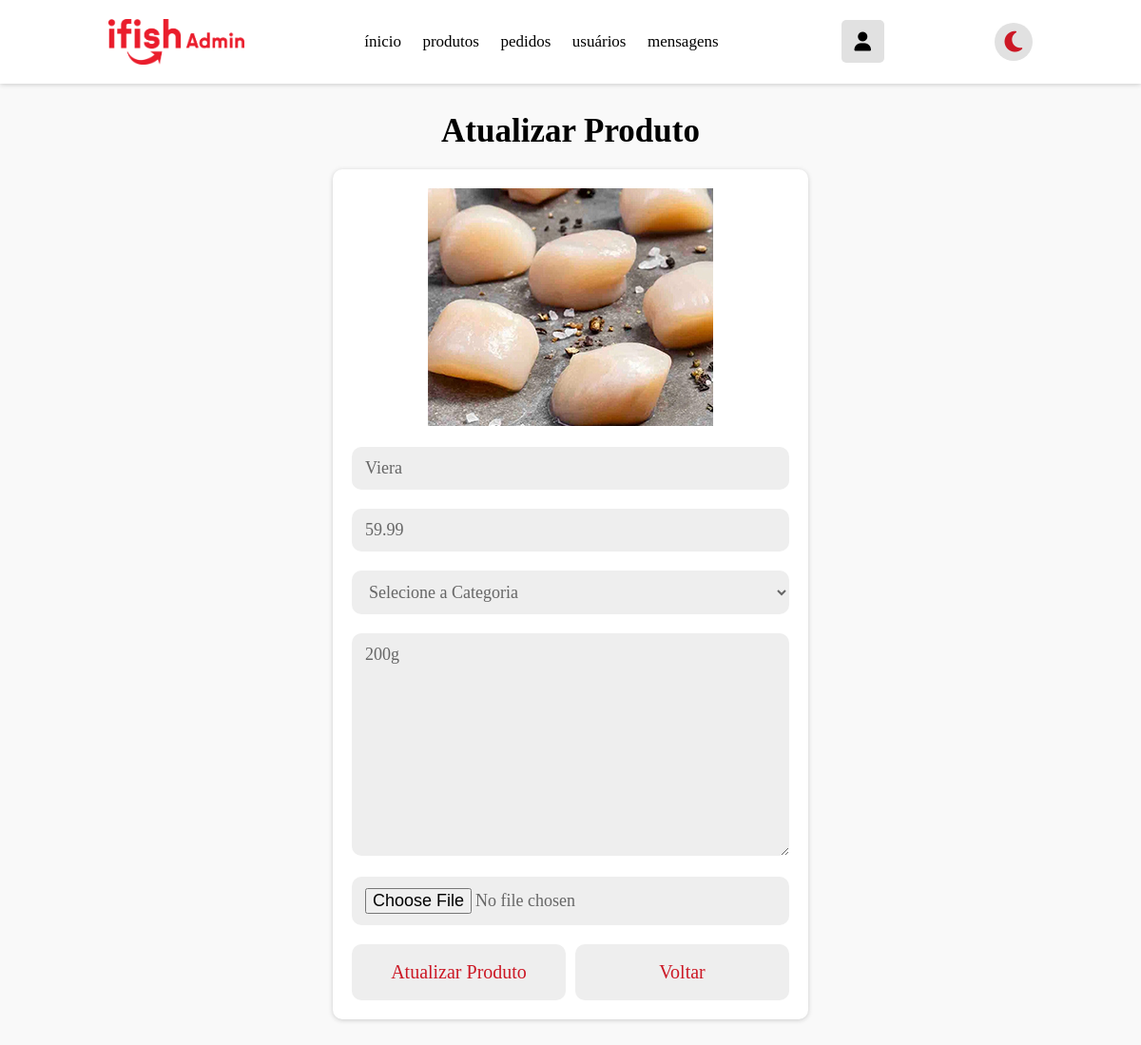
Screenshot of /admin_update_produtos.php?update=39 (signed in) with the database file from the repository.
### tables this page shows
CREATE TABLE `produto` (
  `id` int(100) NOT NULL,
  `nome` varchar(100) NOT NULL,
  `categoria` varchar(20) NOT NULL,
  `detalhe` varchar(500) NOT NULL,
  `preco` varchar(100) NOT NULL,
  `image` varchar(100) NOT NULL
);

### admin_update_produtos.php (the view, shortened to what this page needs)
<!DOCTYPE html>
<html lang="pt-BR">
<head>
   <link rel="stylesheet" href="css/admin_index.css">
   <link rel="stylesheet" href="css/admin_header.css">
   <link rel="stylesheet" href="css/admin_update_produtos.css">
   <link rel="stylesheet" href="https://cdnjs.cloudflare.com/ajax/libs/font-awesome/6.2.0/css/all.min.css" />
</head>
<body class="body">
   <?php include 'admin_header.php'; ?>
   <section class="update-product">
      <h1 class="titulo-update">atualizar produto</h1>
      <?php
      $update_id = $_GET['update'];
      $select_products = $conn->prepare("SELECT * FROM `produto` WHERE id = ?");
      $select_products->execute([$update_id]);
      if ($select_products->rowCount() > 0) {
         while ($fetch_products = $select_products->fetch(PDO::FETCH_ASSOC)) {
      ?>
            <form action="" method="post" enctype="multipart/form-data">
               <img src="uploaded_img/<?= $fetch_products['image']; ?>" alt="">
               <input type="text" name="nome" placeholder="Insira o nome do produto" required class="box" value="<?= $fetch_products['nome']; ?>">
               <input type="number" step="0.01" pattern="^\d*(\.\d{0,2})?$" name="preco" min="0" placeholder="Insira o preço do produto" required class="box" value="<?= $fetch_products['preco']; ?>">
               <select name="categoria" class="box" required>
                  <option value="" selected disabled>Selecione a Categoria</option>
               </select>
               <textarea name="detalhes" required placeholder="Insira os detalhes do produto" class="box" cols="30" rows="10"><?= $fetch_products['detalhe']; ?></textarea>
               <input type="file" name="image" class="box" accept="image/jpg, image/jpeg, image/png">
               <div class="flex-btn">
                  <input type="submit" class="atualizar-btn" value="Atualizar Produto" name="update_produto">
                  <a href="admin_produtos.php" class="option-btn">Voltar</a>
               </div>
            </form>
      <?php
         }
      } else {
         echo '<p class="empty">no products found!</p>';
      }
      ?>
   </section>
</body>
</html>

### css/admin_index.css (style rules this page uses)
:root { --white: #ffffff; --white-medium: #f9f9f9; --light-color: #666; --black: #000000; --red: #cc1825; --dark-red: #9a1e25; --box-shadow: 0 0.1rem 0.5rem #ccc; --box-shadow-dark: 0 0.1rem 0.5rem rgb(20, 20, 20); }
* { font-family: SulSansRegular; margin: 0; padding: 0; box-sizing: border-box; outline: none; border: none; text-decoration: none; text-transform: none; transition: all .2s linear; }
html { font-size: 62.5%; overflow-x: hidden; scroll-behavior: smooth; scroll-padding-top: 6.5rem; }
body { display: block; margin: 0; background: var(--white-medium); }
a { outline: hidden; text-decoration: none; text-align: center; }

### css/admin_header.css (style rules this page uses)
:root { --white: #ffffff; --white-medium: #f9f9f9; --light-color: #666; --black: #000000; --red: #cc1825; --dark-red: #9a1e25; --box-shadow: 0 0.1rem 0.5rem #ccc; --box-shadow-dark: 0 0.1rem 0.5rem rgb(20, 20, 20); }

### css/admin_update_produtos.css (style rules this page uses)
:root { --white: #ffffff; --white-medium: #f9f9f9; --light-color: #666; --black: #000000; --red: #cc1825; --dark-red: #9a1e25; --box-shadow: 0 0.1rem 0.5rem #ccc; --box-shadow-dark: 0 0.1rem 0.5rem rgb(20, 20, 20); }
body { overflow-x: hidden; width: 100%; -webkit-box-sizing: border-box; -moz-box-sizing: border-box; box-sizing: border-box; }
.titulo-update { text-align: center; margin-bottom: 2rem; text-transform: capitalize; color: var(--black); font-size: 3.5rem; }
.update-product { padding: 3rem 2rem; max-width: 1200px; margin: 0 auto; }
.update-product form { max-width: 50rem; padding: 2rem; margin: 0 auto; text-align: center; box-shadow: var(--box-shadow); background-color: var(--white); border-radius: 10px; }
.update-product form img { height: 25rem; object-fit: cover; margin-bottom: 1rem; }
.update-product form .box { width: 100%; background-color: #eee; border-radius: 10px; padding: 1.2rem 1.4rem; font-size: 1.8rem; color: var(--light-color); margin: 1rem 0; }
.flex-btn { display: flex; gap: 1rem; }
.flex-btn>* { flex: 1; }
.option-btn { display: block; width: 100%; margin-top: 1rem; padding: 1.8rem; font-size: 2rem; border-radius: 10px; color: var(--red); cursor: pointer; background: #eee; text-transform: capitalize; }
.atualizar-btn { display: block; width: 100%; margin-top: 1rem; padding: 1.8rem; font-size: 2rem; border-radius: 10px; color: var(--red); cursor: pointer; background: #eee; text-transform: capitalize; }

### rows the page displays
produto: image (picture), nome "Viera", preco "59.99", detalhes "200g"
